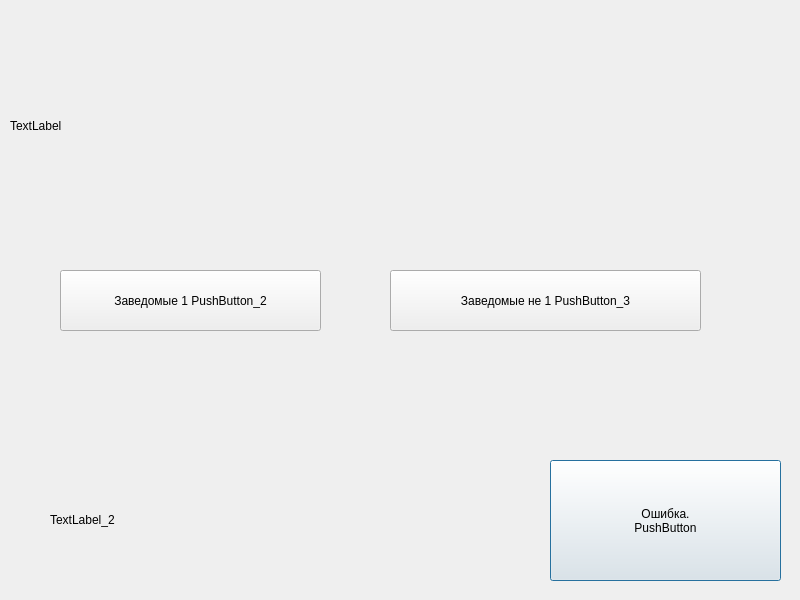
<?xml version="1.0" encoding="UTF-8"?>
<ui version="4.0">
 <class>Dialog</class>
 <widget class="QDialog" name="Dialog">
  <property name="geometry">
   <rect>
    <x>0</x>
    <y>0</y>
    <width>800</width>
    <height>600</height>
   </rect>
  </property>
  <property name="windowTitle">
   <string>Funktsiya_Resheniya_2_Dialog</string>
  </property>
  <widget class="QLabel" name="label">
   <property name="geometry">
    <rect>
     <x>10</x>
     <y>40</y>
     <width>741</width>
     <height>171</height>
    </rect>
   </property>
   <property name="text">
    <string>TextLabel</string>
   </property>
   <property name="wordWrap">
    <bool>true</bool>
   </property>
  </widget>
  <widget class="QPushButton" name="pushButton">
   <property name="geometry">
    <rect>
     <x>550</x>
     <y>460</y>
     <width>231</width>
     <height>121</height>
    </rect>
   </property>
   <property name="text">
    <string>Ошибка.
PushButton</string>
   </property>
  </widget>
  <widget class="QLabel" name="label_2">
   <property name="geometry">
    <rect>
     <x>50</x>
     <y>470</y>
     <width>471</width>
     <height>101</height>
    </rect>
   </property>
   <property name="text">
    <string>&lt;html&gt;&lt;head/&gt;&lt;body&gt;&lt;p&gt;TextLabel_2&lt;/p&gt;&lt;/body&gt;&lt;/html&gt;</string>
   </property>
  </widget>
  <widget class="QPushButton" name="pushButton_2">
   <property name="geometry">
    <rect>
     <x>60</x>
     <y>270</y>
     <width>261</width>
     <height>61</height>
    </rect>
   </property>
   <property name="text">
    <string>Заведомые 1 PushButton_2</string>
   </property>
  </widget>
  <widget class="QPushButton" name="pushButton_3">
   <property name="geometry">
    <rect>
     <x>390</x>
     <y>270</y>
     <width>311</width>
     <height>61</height>
    </rect>
   </property>
   <property name="text">
    <string>Заведомые не 1 PushButton_3</string>
   </property>
  </widget>
 </widget>
 <resources/>
 <connections/>
</ui>
